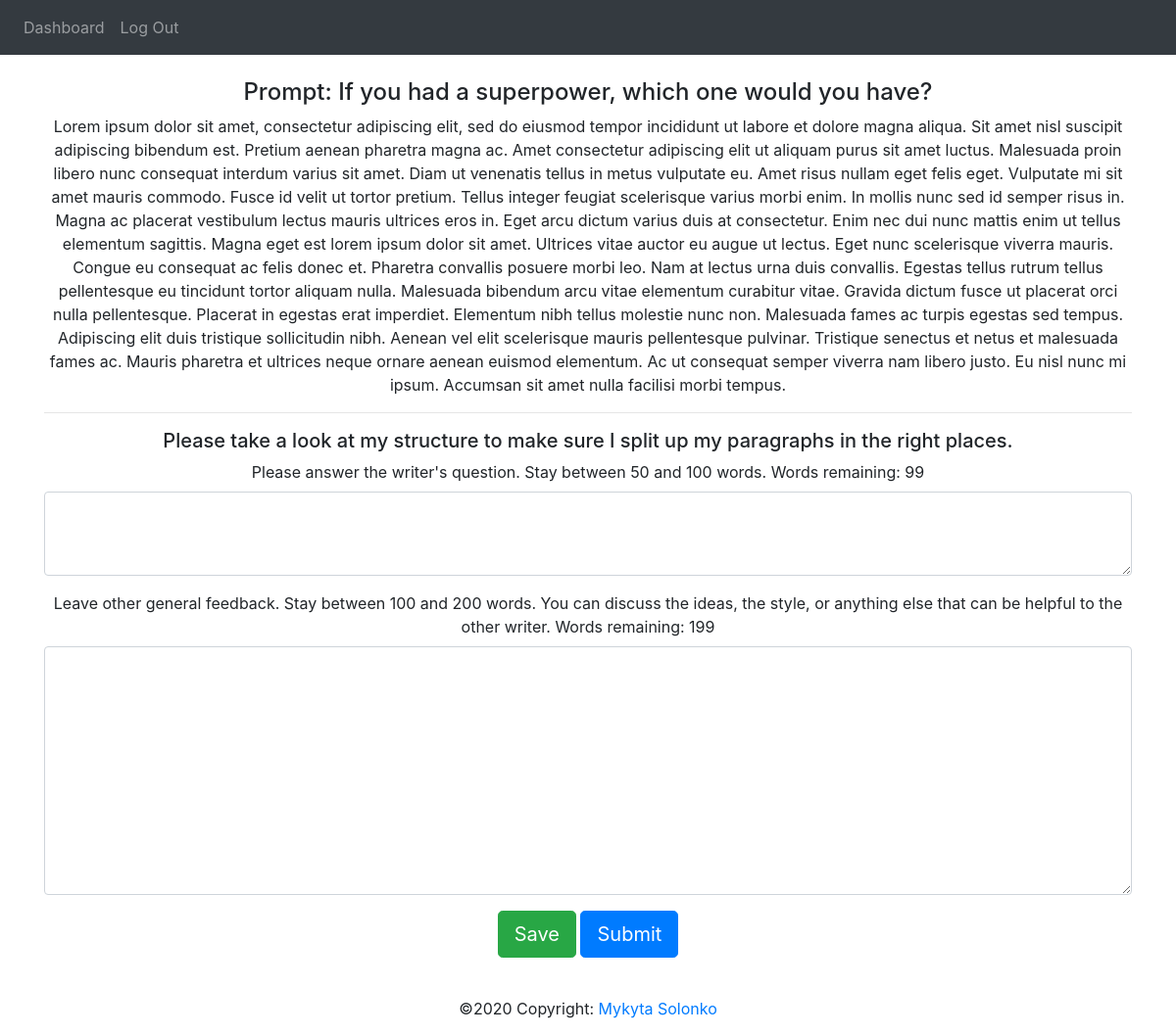
/feedback (signed in), run on the app's committed database.
### project/db_models.py (models this page shows, shortened)
class Prompt(db.Model):
    __tablename__ = 'prompt'
    id = db.Column(db.Integer, primary_key=True)
    prompt = db.Column(db.Text, nullable=False)

class Freewrite(db.Model):
    __tablename__ = 'freewrite'
    id = db.Column(db.Integer, primary_key=True)
    content = db.Column(db.Text, nullable=False)
    question = db.Column(db.Text, nullable=False)
    complete = db.Column(db.Boolean, nullable=False, default=False)
    received_feedback = db.Column(db.Boolean, nullable=False, default=False)
    searching_feedback = db.Column(db.Boolean, nullable=False, default=True)
    prompt_id = db.Column(db.Integer, db.ForeignKey('prompt.id'), nullable=False)
    user_id = db.Column(db.Integer, db.ForeignKey('user.id'), nullable=False)
    feedback = db.relationship('Feedback', backref='freewrite', lazy=True)

### project/routes.py (the view)
@application.route("/feedback", methods=['GET', 'POST'])
@login_required
def feedback():
    if has_incomplete_feedback():
        feedback = Feedback.query.filter(Feedback.user==current_user, Feedback.complete==False).first()
        freewrite = Freewrite.query.filter(Freewrite.id == feedback.freewrite_id).first()
        prompt = Prompt.query.filter(Prompt.id == freewrite.prompt_id).first()
        return render_template("feedback.html", prompt=prompt.prompt, content=freewrite.content, written_specific=feedback.specific, written_general=feedback.general, question=freewrite.question)
    else:
        return redirect(url_for('dashboard'))

### project/db_models.py (called while the page is built)
@login_manager.user_loader
def load_user(user_id):
    return User.query.get(int(user_id))

### project/routes.py (called while the page is built)
def has_incomplete_feedback():
    return not Feedback.query.filter(Feedback.user==current_user, Feedback.complete==False).first() is None

### project/templates/feedback.html (shortened to what this page needs)
{% extends 'home_base.html' %}
{% block content %}
    <div class="container text-center my-4">
      <h4>Prompt: {{prompt}}</h4>
      <p>{{content}}</p>
      <hr>
      <h5>{{question}}</h5>
    <div class="form-group">
      <label for="response">Please answer the writer's question. Stay between 50 and 100 words. Words remaining: <span id="questionRemaining">100</span></label>
      <textarea class="form-control" oninput="wordCountExceeds('questionRemaining', 'questionResponse', 100)" id="questionResponse" rows="3">{{written_specific}}</textarea>
    </div>
      <div class="form-group">
      <label for="response">Leave other general feedback. Stay between 100 and 200 words. You can discuss the ideas, the style, or anything else that can be helpful to the other writer. Words remaining: <span id="remaining">200</span></label>
      <textarea class="form-control" oninput="wordCountExceeds('remaining', 'response', 200)" id="response" rows="10">{{written_general}}</textarea>
    </div>
    <button type="button" class="btn btn-success btn-lg" onclick="send(0)">Save</button>
    <button type="button" class="btn btn-primary btn-lg" onclick="send(1)">Submit</button>
    </div>
{% endblock %}

### project/templates/home_base.html (shortened to what this page needs)
<!doctype html>
<html>
<head>
    <link rel="stylesheet" href="https://stackpath.bootstrapcdn.com/bootstrap/4.3.1/css/bootstrap.min.css">
</head>
<body>
    <nav class="navbar navbar-expand-lg navbar-dark bg-dark">
      <div class="collapse navbar-collapse" id="navbarSupportedContent">
        <ul class="navbar-nav mr-auto">
		 {% if current_user.is_authenticated %}
			<li class="nav-item">
				<a class="nav-link" href="/dashboard">Dashboard</a>
             </li>
             <li class="nav-item">
				<a class="nav-link" href="/logout">Log Out</a>
             </li>
          {% endif %}
        </ul>
      </div>
    </nav>
    <section class="content">
    {% block content %}{% endblock %}
    </section>
 <div class="footer-copyright text-center py-3">©2020 Copyright:
      <a href="https://msolonko.com">Mykyta Solonko</a>
    </div>
 </body>
</html>

### data on the page
Prompt: prompt "If you had a superpower, which one would you have?"
Freewrite: content "Lorem ipsum dolor sit amet, consectetur adipiscing elit, sed do eiusmod tempor incididunt ut labore et dolore magna aliqua. Sit amet nisl suscipit adipiscing bibendum est. Pretium aenean pharetra magna ac. Amet consectetur adipiscing elit ut aliquam purus sit amet luctus. Malesuada proin libero nunc consequat interdum varius sit amet. Diam ut venenatis tellus in metus vulputate eu. Amet risus nullam eget felis eget. Vulputate mi sit amet mauris commodo. Fusce id velit ut tortor pretium. Tellus integer feugiat scelerisque varius morbi enim. In mollis nunc sed id semper risus in. Magna ac placerat vestibulum lectus mauris ultrices eros in. Eget arcu dictum varius duis at consectetur. Enim nec…", question "Please take a look at my structure to make sure I split up my paragraphs in the right places."
